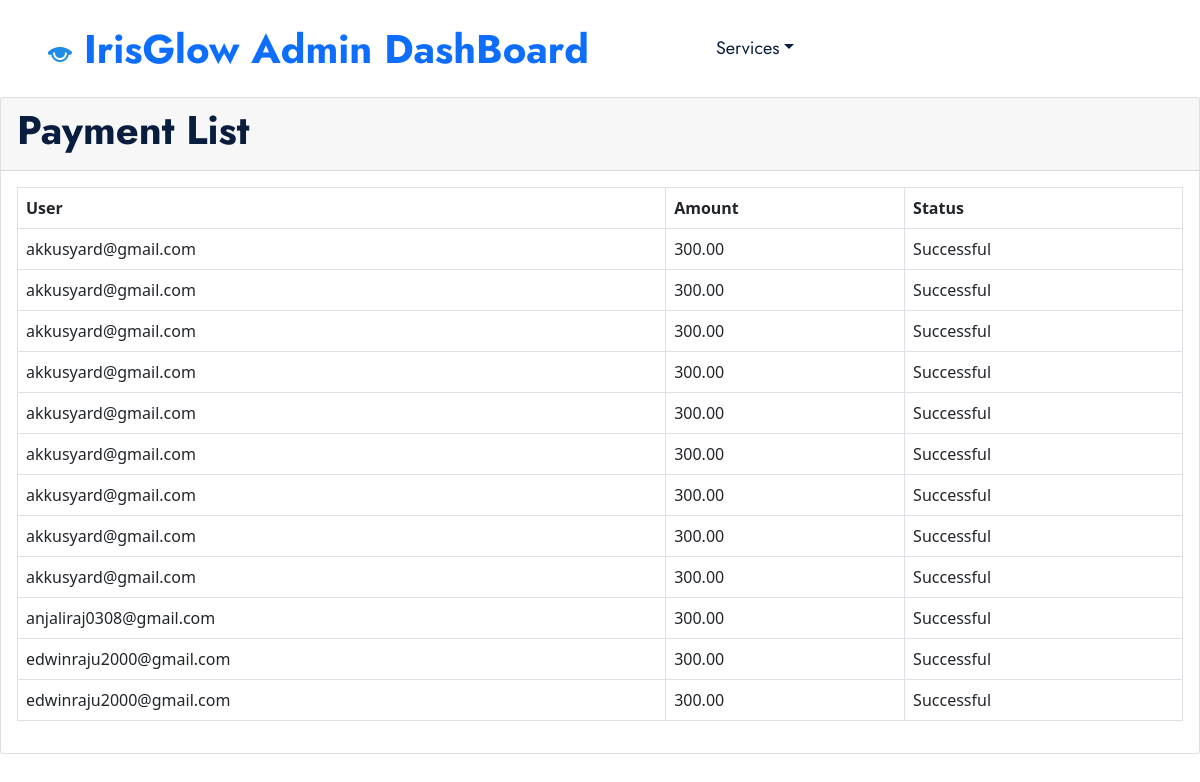
Before: /payment-list/ (signed in) with the older database file.
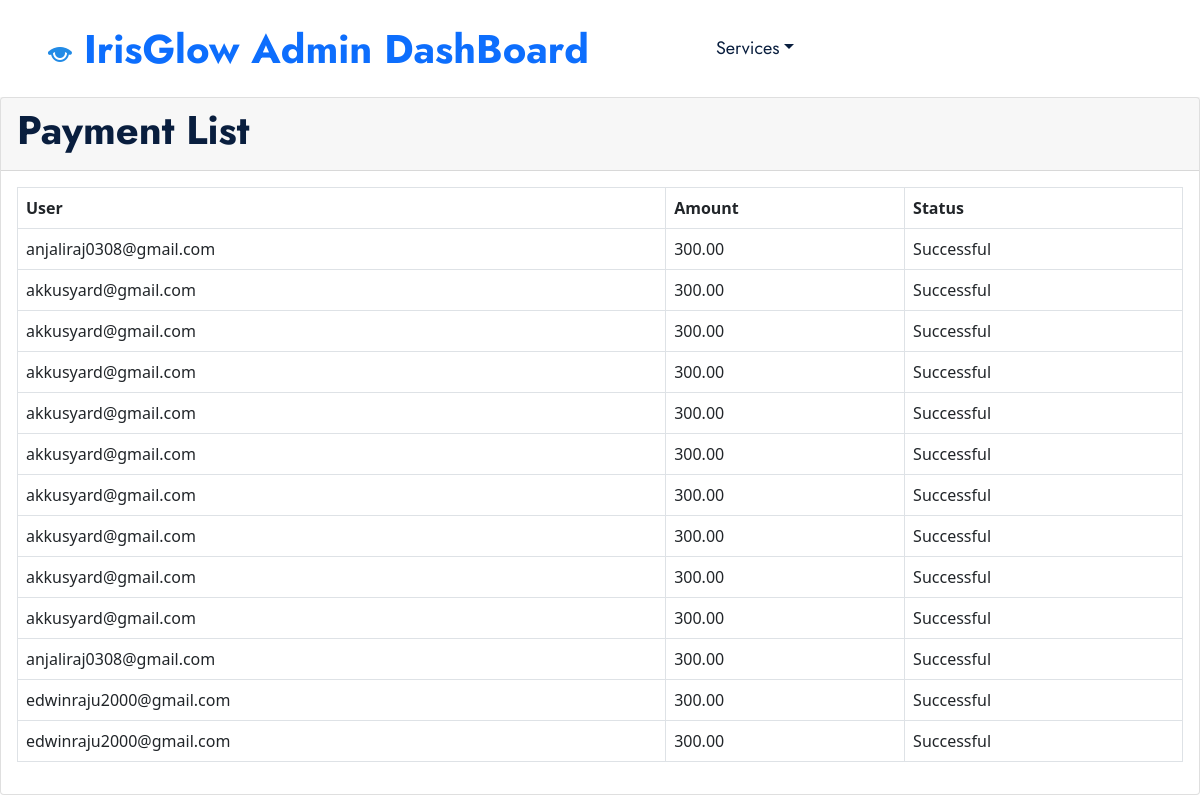
After: the same page with the newer database file.
### DoctorApp/models.py (models this page shows, shortened)
class Payment(models.Model):
    class PaymentStatusChoices(models.TextChoices):
        PENDING = 'pending', 'Pending'
        SUCCESSFUL = 'successful', 'Successful'
        FAILED = 'failed', 'Failed'
    user = models.ForeignKey(CustomUser, on_delete=models.CASCADE)  # Link the payment to a user
    razorpay_order_id = models.CharField(max_length=255)  # Razorpay order ID
    payment_id = models.CharField(max_length=255)  # Razorpay payment ID
    amount = models.DecimalField(max_digits=8, decimal_places=2)  # Amount paid
    currency = models.CharField(max_length=5)  # Currency code (e.g., "INR")
    timestamp = models.DateTimeField(auto_now_add=True)  # Timestamp of the payment
    payment_status = models.CharField(max_length=20, choices=PaymentStatusChoices.choices, default=PaymentStatusChoices.PENDING)
    appointment = models.ForeignKey(Appointments, on_delete=models.CASCADE)
    class Meta:
        ordering = ['-timestamp']

### IrisGlowApp/models.py (models this page shows, shortened)
class CustomUser(AbstractUser):
    PATIENT = 1
    DOCTOR = 2
    SPECTS = 3
    ADMIN = 4
    ROLE_CHOICE = (
        (PATIENT, 'Patient'),
        (DOCTOR, 'Doctor'),
        (SPECTS, 'Spects'),
        (ADMIN,'Admin'),
    )
    username=None
    first_name = models.CharField(max_length=50)
    last_name = models.CharField(max_length=50)
    USERNAME_FIELD = 'email'
    email = models.EmailField(max_length=100, unique=True)
    phone = models.CharField(max_length=12, blank=True)
    password = models.CharField(max_length=128)
    role = models.PositiveSmallIntegerField(choices=ROLE_CHOICE, blank=True, null=True,default='1')
    is_admin = models.BooleanField(default=False)
    is_staff = models.BooleanField(default=False)
    is_active = models.BooleanField(default=True)
    is_superadmin = models.BooleanField(default=False)
    REQUIRED_FIELDS = ['first_name','last_name', 'phone']
    objects = UserManager()

### IrisGlowApp/views.py (the view)
# urls.py: path('payment-list/', payment_list, name='payment-list'),
@login_required
def payment_list(request):
    payments = Payment.objects.all()
    context = {'payments': payments}
    return render(request, 'payment_list.html', context)

### template/payment_list.html (shortened to what this page needs)
{% load static %}
<!DOCTYPE html>
<html lang="en">
<head>
    <link href="https://cdnjs.cloudflare.com/ajax/libs/font-awesome/5.10.0/css/all.min.css" rel="stylesheet">
    <link href="https://cdn.jsdelivr.net/npm/bootstrap-icons@1.4.1/font/bootstrap-icons.css" rel="stylesheet">
    <link href="{% static 'lib/owlcarousel/assets/owl.carousel.min.css' %}" rel="stylesheet">
    <link href="{% static 'lib/animate/animate.min.css' %}" rel="stylesheet">
    <link href="{% static 'lib/tempusdominus/css/tempusdominus-bootstrap-4.min.css' %}" rel="stylesheet" />
    <link href="{% static 'lib/twentytwenty/twentytwenty.css' %}" rel="stylesheet" />
    <link href="{% static 'css/bootstrap.min.css' %}" rel="stylesheet" />
    <link href="https://cdn.jsdelivr.net/npm/bootstrap@5.0.0/dist/css/bootstrap.min.css" rel="stylesheet">
    <link href="{% static 'css/style.css' %}" rel="stylesheet" />
</head>
<body>
    <nav class="navbar navbar-expand-lg bg-white navbar-light shadow-sm px-5 py-3 py-lg-0">
        <a href="index.html" class="navbar-brand p-0">
            <h1 class="m-0 text-primary">
                <img src="{% static 'img/img1.png' %}">
              IrisGlow Admin DashBoard</h1>
        </a>
                {% if user.is_staff %}
                <div class="collapse navbar-collapse ms-5 mr-5 justify-content-end" id="navbarCollapse">
                    <div class="navbar-nav ms-5 mr-5 py-0 justify-content-end">
                        <a href="{% url 'admindashboard' %}" class="nav-item nav-link active">Home</a>
                        <a href="{% url 'admin:index' %}" class="nav-item nav-link ">DashBoard</a>
                       {% comment %} <a href="{% url 'addDoctor' %}" class="nav-item nav-link ">Add Doctor</a>
                       <a href="{% url 'userdata' %}" class="nav-item nav-link ">Users</a>  {% endcomment %}
                        <a href="" class="nav-item nav-link "><span>Welcome,{{user.first_name}}</span></a>
                        <a href="{% url 'logout' %}" class="nav-item nav-link ">Logout</a>
                    </div>
                </div>
                {% else %}
                <div class="collapse navbar-collapse ms-5 mr-5 justify-content-between" id="navbarCollapse">
                    <div class="navbar-nav ms-5 mr-5 py-0 justify-content-end">
                        <div class="nav-item dropdown">
                            <a href="#" class="nav-link dropdown-toggle" data-bs-toggle="dropdown">Services</a>
                        </div>
                    {% endif %}
                </div>
            </nav>
<div class="card">
    <div class="card-header">
        <h1 class="card-title">Payment List</h1>
    </div>
    <div class="card-body">
        <div class="table-responsive">
            <table class="table table-bordered table-hover">
                <thead>
                    <tr>
                        <th>User</th>
                        <th>Amount</th>
                        <th>Status</th>
                    </tr>
                </thead>
                <tbody>
                    {% for payment in payments %}
                        <tr>
                            <td>{{ payment.user }}</td>
                            <td>{{ payment.amount }}</td>
                            <td>{{ payment.get_payment_status_display }}</td>
                        </tr>
                    {% endfor %}
                </tbody>
            </table>
        </div>
    </div>
</div>

Changed rows visible on the page:
added Payment: user "anjaliraj0308@gmail.com", amount "300.00", payment_status "Successful"
